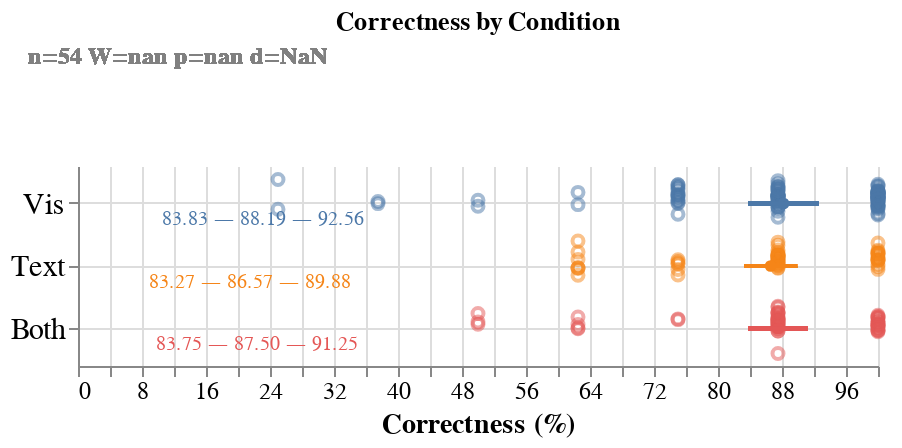

This figure's notebook cell:
### Markdown cell above
Jitter Plot

### Code cell
def split_beeswarm_facet(data, split_by, stats=True, legend=True):

    base = alt.Chart(data).encode(
        y=alt.Y(f"{split_by}:N", title=None).sort(["Vis", "Text", "Both"]).axis(titleFontSize=15, labelFontSize=15),
        x=alt.X("correctness:Q", 
                title="Correctness (%)",  # This adds the x-axis label
                scale=alt.Scale(domain=[0, 100], nice=False),
                axis=alt.Axis(values=list(range(0, 101, 4)), titleFontSize=15, labelFontSize=12))
    )

    if not legend:
        base = base.encode(
            color=alt.Color(f"{split_by}:N", legend=None).sort(["Vis", "Text", "Both"])
        )
    else:
        base = base.encode(
            color=alt.Color(f"{split_by}:N").sort(["Vis", "Text", "Both"]).legend(labelFontSize=15, titleFontSize=15),
        )

    point = base.mark_point(opacity=0.5, tooltip=True).transform_calculate(
        jitter='sqrt(-2*log(random()))*cos(2*PI*random())'
    ).encode(
        x=alt.X("correctness:Q", title="Correctness (%)", scale=alt.Scale(domain=[0, 100], nice=False),
                axis=alt.Axis(values=list(range(0, 101, 4)))),
        yOffset=alt.YOffset("jitter:Q"),
    )

    mean_point = base.mark_point(size=15).encode(
        x=alt.X("mean(correctness):Q", title="Correctness (%)", scale=alt.Scale(domain=[0, 100], nice=False),
                axis=alt.Axis(values=list(range(0, 101, 4))))
    )

    ci_rule = base.mark_rule(thickness=2, opacity=1, color="red", strokeWidth=2).encode(
        x=alt.X("ci0:Q", title="Correctness (%)", scale=alt.Scale(domain=[0, 100], nice=False),
                axis=alt.Axis(values=list(range(0, 101, 4)))),
        x2=alt.X2("ci1:Q", title=None),
    )

    chart = alt.layer(point, mean_point, ci_rule).properties(
        width=400,
        height=100,
    )

    if stats:
        mean_ci_text = base.mark_text(
            dx=-210, dy=8, size=10, align="right"  # Move text to the left
        ).encode(
            text=alt.Text("mean_ci_formatted:N"),
            x=alt.X("mean(correctness):Q", title="Correctness (%)", scale=alt.Scale(domain=[0, 100], nice=False),
                    axis=alt.Axis(values=list(range(0, 101, 4)))),
        )

        stat_text = base.mark_text(
            dx=0, dy=-40, size=12, align="center", fontWeight="bold"
        ).transform_filter(
            alt.datum.condition == "Both"
        ).encode(
            text=alt.Text("test_results:N"),
            x=alt.value(50),
            y=alt.value(-15),  # Positioning above the chart
            color=alt.value('gray'),
        )
    

        chart = alt.layer(point, mean_point, ci_rule, mean_ci_text, stat_text).properties(
            width=400,
            height=100,
        )

    return chart

# Generate the plot using the updated function
chart = split_beeswarm_facet(stats_df, "condition", stats=True, legend=False)
chart = chart.configure_axis(
    labelFontSize=12,
    titleFontSize=14,
    grid=True,  # Add gridlines
).configure_view(
    strokeWidth=0
).properties(
    title="Correctness by Condition"
)

chart.show()

# chart.save("./figures/statistics.svg")
# print("Chart saved as SVG")

### Figure 1 — Vega-Lite specification as saved in the notebook (floating-point values rounded to 4 significant figures; data arrays with more than 128 entries replaced by an {"elided": "..."} marker saying what was removed)
{"config": {"view": {"continuousWidth": 300, "continuousHeight": 300, "strokeWidth": 0}, "axis": {"grid": true, "labelFontSize": 12, "titleFontSize": 14}}, "layer": [{"mark": {"type": "point", "opacity": 0.5, "tooltip": true}, "encoding": {"color": {"field": "condition", "legend": null, "sort": ["Vis", "Text", "Both"], "type": "nominal"}, "x": {"axis": {"values": [0, 4, 8, 12, 16, 20, 24, 28, 32, 36, 40, 44, 48, 52, 56, 60, 64, 68, 72, 76, 80, 84, 88, 92, 96, 100]}, "field": "correctness", "scale": {"domain": [0, 100], "nice": false}, "title": "Correctness (%)", "type": "quantitative"}, "y": {"axis": {"titleFontSize": 15, "labelFontSize": 15}, "field": "condition", "sort": ["Vis", "Text", "Both"], "title": null, "type": "nominal"}, "yOffset": {"field": "jitter", "type": "quantitative"}}, "transform": [{"calculate": "sqrt(-2*log(random()))*cos(2*PI*random())", "as": "jitter"}]}, {"mark": {"type": "point", "size": 15}, "encoding": {"color": {"field": "condition", "legend": null, "sort": ["Vis", "Text", "Both"], "type": "nominal"}, "x": {"aggregate": "mean", "axis": {"values": [0, 4, 8, 12, 16, 20, 24, 28, 32, 36, 40, 44, 48, 52, 56, 60, 64, 68, 72, 76, 80, 84, 88, 92, 96, 100]}, "field": "correctness", "scale": {"domain": [0, 100], "nice": false}, "title": "Correctness (%)", "type": "quantitative"}, "y": {"axis": {"titleFontSize": 15, "labelFontSize": 15}, "field": "condition", "sort": ["Vis", "Text", "Both"], "title": null, "type": "nominal"}}}, {"mark": {"type": "rule", "color": "red", "opacity": 1, "strokeWidth": 2, "thickness": 2}, "encoding": {"color": {"field": "condition", "legend": null, "sort": ["Vis", "Text", "Both"], "type": "nominal"}, "x": {"axis": {"values": [0, 4, 8, 12, 16, 20, 24, 28, 32, 36, 40, 44, 48, 52, 56, 60, 64, 68, 72, 76, 80, 84, 88, 92, 96, 100]}, "field": "ci0", "scale": {"domain": [0, 100], "nice": false}, "title": "Correctness (%)", "type": "quantitative"}, "x2": {"field": "ci1", "title": null}, "y": {"axis": {"titleFontSize": 15, "labelFontSize": 15}, "field": "condition", "sort": ["Vis", "Text", "Both"], "title": null, "type": "nominal"}}}, {"mark": {"type": "text", "align": "right", "dx": -210, "dy": 8, "size": 10}, "encoding": {"color": {"field": "condition", "legend": null, "sort": ["Vis", "Text", "Both"], "type": "nominal"}, "text": {"field": "mean_ci_formatted", "type": "nominal"}, "x": {"aggregate": "mean", "axis": {"values": [0, 4, 8, 12, 16, 20, 24, 28, 32, 36, 40, 44, 48, 52, 56, 60, 64, 68, 72, 76, 80, 84, 88, 92, 96, 100]}, "field": "correctness", "scale": {"domain": [0, 100], "nice": false}, "title": "Correctness (%)", "type": "quantitative"}, "y": {"axis": {"titleFontSize": 15, "labelFontSize": 15}, "field": "condition", "sort": ["Vis", "Text", "Both"], "title": null, "type": "nominal"}}}, {"mark": {"type": "text", "align": "center", "dx": 0, "dy": -40, "fontWeight": "bold", "size": 12}, "encoding": {"color": {"value": "gray"}, "text": {"field": "test_results", "type": "nominal"}, "x": {"value": 50}, "y": {"value": -15}}, "transform": [{"filter": "(datum.condition === 'Both')"}]}], "data": {"name": "data-a4766bd1b65ec4d1c812b9a8a68fed33"}, "height": 100, "title": "Correctness by Condition", "width": 400, "$schema": "https://vega.github.io/schema/vega-lite/v5.20.1.json", "datasets": {"data-a4766bd1b65ec4d1c812b9a8a68fed33": {"elided": "216 records"}}}
